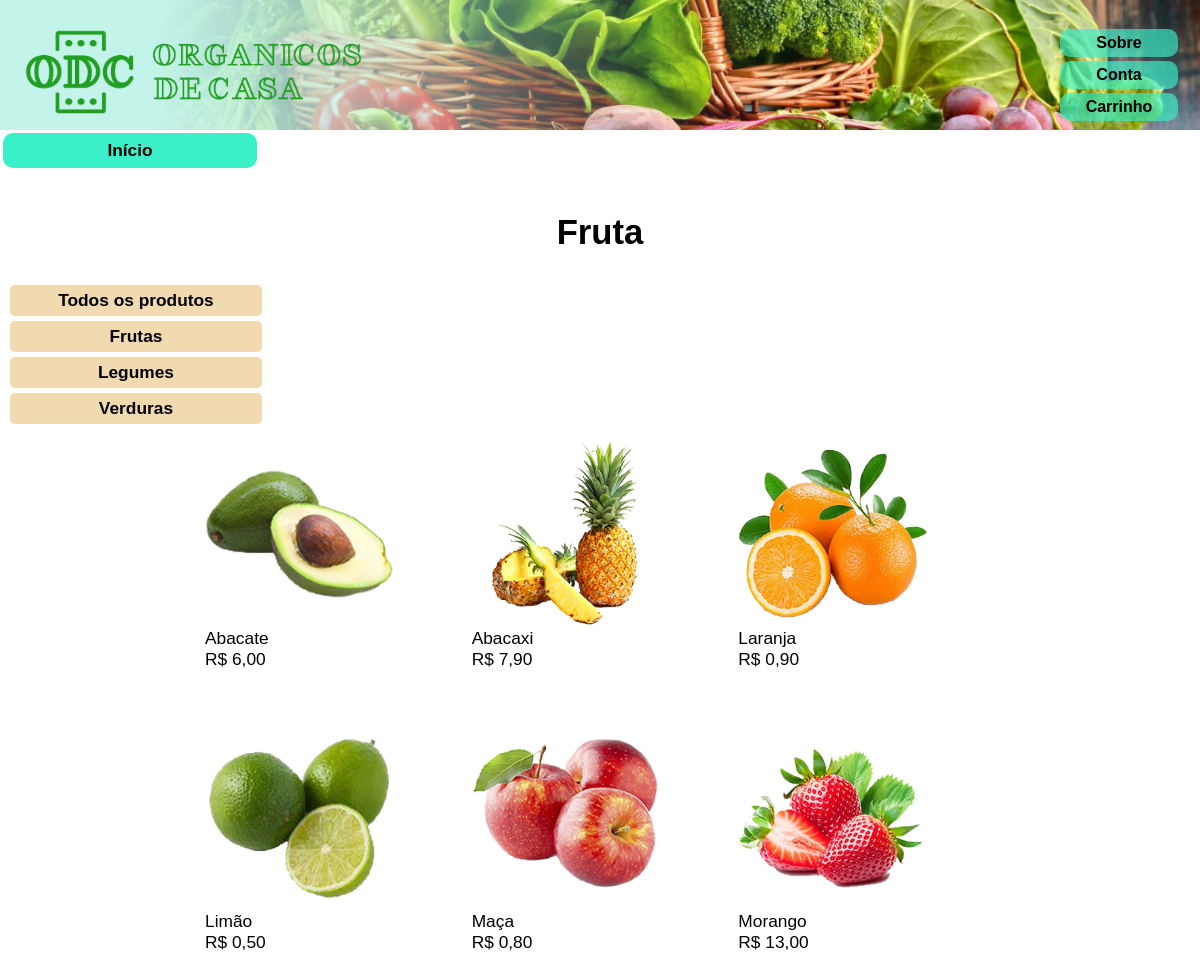
Page /SITE/ftfrutas.php on the committed database.
### tables this page shows
CREATE TABLE `produto` (
  `codproduto` int(10) NOT NULL,
  `descricao` varchar(1000) NOT NULL,
  `categoria` varchar(40) NOT NULL,
  `preco` float NOT NULL,
  `quantidade` int(255) NOT NULL
);

### SITE/ftfrutas.php (the view, shortened to what this page needs)
<?php
    include("../BD/conexao.php");
    $consulta = "SELECT * FROM produto WHERE categoria = 'fruta'";
    $con = mysqli_query($conexao, $consulta) or die .mysqli_error($conexao);
?>
<!DOCTYPE html>
<html lang="pt-br">
<head>
    <link rel="stylesheet" href="..\estilos\base.css">
    </head>
<body>
    <header class="header">
    <a href="index.php"><img src="../imagens/conteudo/LogoODCt.png" class="logo"></a>
    <nav>
            <li><a class="menu" href="sobre.php">Sobre</a></li>
            <li><a class="menu" href="../PGMS/cliente/login.php">Conta</a></li>
            <li><a class="menu" href="carrinho.php">Carrinho</a></li>
        </nav>
    </header>
        <nav>
            <p class="banner">
                <li><a class="menuhorizontal" href="index.php">Início</a></li>
            </p>
        </nav>
        <br><br><br><h1>Fruta</h1>
    <section class="flexmenu">
        <div >
            <ul>
                <li><a class="menuvertical" href="index.php">Todos os produtos</a></li>
                <li><a class="menuvertical" href="ftfrutas.php">Frutas</a></li>
                <li><a class="menuvertical" href="ftlegumes.php">Legumes</a></li>
                <li><a class="menuvertical" href="ftverduras.php">Verduras</a></li>
            </ul>
        </div>
    </section>
    <section class="flex">
    <?php while ($dado = $con->fetch_array()){ ?>
                <div>
                <img class="produto" src="../imagens/Produtos/<?php echo $dado['categoria'] ;?>/<?php echo $dado['descricao'] ;?>.png">
                <p><?php echo $dado['descricao'] ;?><br></p>
                <p>R$ <?php echo number_format($dado['preco'], 2, ',', '.') ;?><br></p>
                <br>
                <br>
                </div>
        <?php } ?>
    </section>
</body>
</html>

### ESTILOS/base.css (style rules this page uses)
body, ul, li, p { margin: 0px; padding: 0px; list-style: none; font-size: 13pt; font-family: Verdana,sans-serif; }
a { text-decoration: none; color: #000000; font-weight: bold; }
a.menuhorizontal { display: block; float:left; margin: 0px auto; color: #000; list-style-type: none; margin: 3px; padding: 7px; width: 20vw; background-color: #3af0c8; text-decoration: none; text-align: center; border-radius: 10px; font-weight: bold; }
.logo { width: 350px; margin: 0px center; }
h1 { text-align: center; margin-top: 20px; }
.header { background-image: url("../imagens/conteudo/banner2x.png"), url("../imagens/conteudo/banner2.png"); background-color: #1d1e20; background-position: left; background-repeat: no-repeat; background-size: 1000PX, cover; height: 90px; display: block; display: flex; flex-wrap: wrap; justify-content: space-between; align-items: center ; padding: 20px; }
.menu { display: block; position: static; font-size: 1rem; float: right; margin: 0px auto; margin: 2px; padding: 5px; width: 9vw; background-color:#3af0c9a9; text-decoration: none; text-align: center; border-radius: 10px; font-weight: bold; }
.flex { display: flex; flex-wrap: wrap; max-width: 800px; margin: 0 auto; }
.flex > div { flex: 1 1 200px; margin: 5px; }
.produto { max-width: 100%; display: block; width: 5cm; height: 5cm; }
.flexmenu { display: flex; flex-wrap: wrap; max-width: 300px; margin: 0px left ; padding: 5px; width: 7cm; position: left; }
.menuvertical { display: grid; color: #000000; list-style-type: none; margin: 5px; padding: 5px; width: 6.4cm; background-color:#f1daaf; text-decoration: none; border-radius: 5px; text-align: center; font-weight: bold; }

### rows in the picture
produto: categoria+descricao (picture), descricao "Abacate", preco "6,00"
produto: categoria+descricao (picture), descricao "Abacaxi", preco "7,90"
produto: categoria+descricao (picture), descricao "Laranja", preco "0,90"
produto: categoria+descricao (picture), descricao "Limão", preco "0,50"
produto: categoria+descricao (picture), descricao "Maça", preco "0,80"
produto: categoria+descricao (picture), descricao "Morango", preco "13,00"
